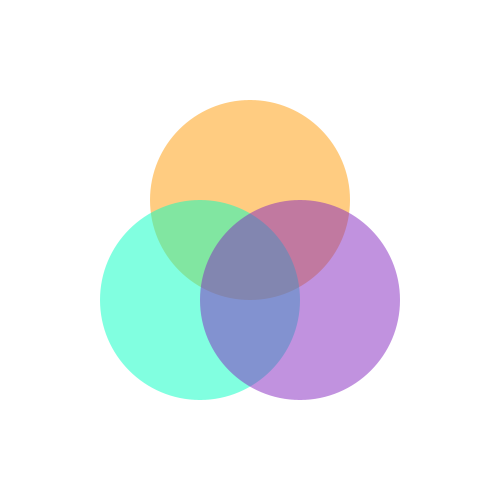
Frame 1 (no input)
Frame 60 (the mouse pressed at the canvas centre just before this capture): identical to frame 1, image omitted
Frame 120 (the mouse held since frame 60 and released just before this capture): identical to frame 1, image omitted

The Processing sketch that drew this single still picture (run headless with seeded random() and noise(); from frame 60 on, the mouse is pressed at the canvas centre):

// Processing sketch: tarea_1
// ── tarea_1.pde
void setup() {

  size(500, 500);
  noStroke();
  background(255);
}

void draw() {
  background(255);
  fill(255, 154, 3, 128);
  ellipse(width/2, height/2-50, 200, 200);
  fill(3, 255, 194, 128);
  ellipse(width/2 - 50, height/2+50, 200, 200);
  fill(131, 37, 191, 128);
  ellipse(width/2 + 50, height/2+50, 200, 200);
}
